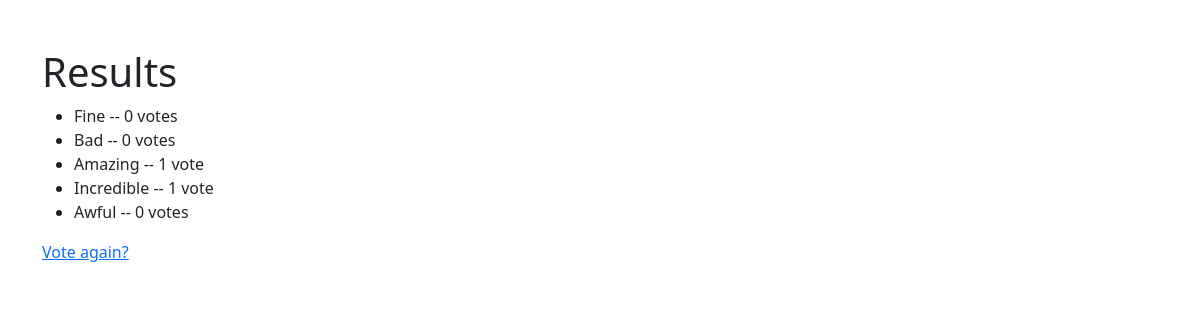
Page /polls/1/results/ on the committed database.
### polls/models.py (models this page shows, shortened)
class Choice(models.Model):
    question = models.ForeignKey(Question, on_delete=models.CASCADE)
    choice_text = models.CharField(max_length=200)
    votes = models.IntegerField(default=0)

### polls/views.py (the view)
# urls.py: path("<int:pk>/results/", views.ResultsView.as_view(), name="results"),
class ResultsView(generic.DetailView):
    model = Question
    template_name = "polls/results.html"

### polls/templates/polls/results.html (shortened to what this page needs)
<!DOCTYPE html>
<html lang="en">
<head>
  <link href="https://cdn.jsdelivr.net/npm/bootstrap@5.3.0/dist/css/bootstrap.min.css" rel="stylesheet">
</head>
<body>
  <div class="container">
    <h1 class="mt-5">Results</h1>
    <ul>
        {% for choice in question.choice_set.all %}
            <li>{{ choice.choice_text }} -- {{ choice.votes }} vote{{ choice.votes|pluralize }}</li>
        {% endfor %}
    </ul>
    <a href="{% url 'polls:detail' question.id %}">Vote again?</a>
  </div>
</body>
</html>

### rows in the picture
Choice: choice_text "Fine", votes "0"
Choice: choice_text "Bad", votes "0"
Choice: choice_text "Amazing", votes "1"
Choice: choice_text "Incredible", votes "1"
Choice: choice_text "Awful", votes "0"
